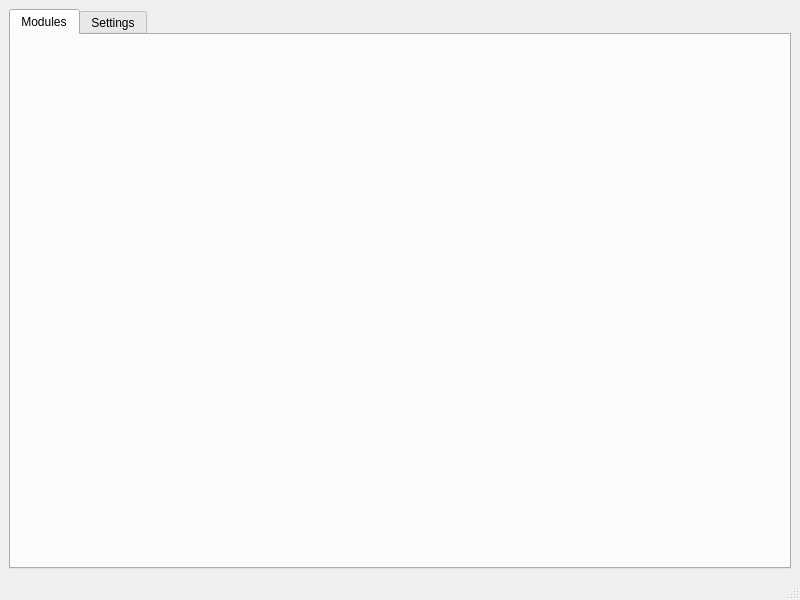
<?xml version="1.0" encoding="UTF-8"?>
<ui version="4.0">
 <class>MainWindow</class>
 <widget class="QMainWindow" name="MainWindow">
  <property name="geometry">
   <rect>
    <x>0</x>
    <y>0</y>
    <width>800</width>
    <height>600</height>
   </rect>
  </property>
  <property name="sizePolicy">
   <sizepolicy hsizetype="Preferred" vsizetype="Preferred">
    <horstretch>0</horstretch>
    <verstretch>0</verstretch>
   </sizepolicy>
  </property>
  <property name="windowTitle">
   <string>MainWindow</string>
  </property>
  <widget class="QWidget" name="centralwidget">
   <property name="sizePolicy">
    <sizepolicy hsizetype="Preferred" vsizetype="Preferred">
     <horstretch>0</horstretch>
     <verstretch>0</verstretch>
    </sizepolicy>
   </property>
   <layout class="QGridLayout" name="gridLayout">
    <property name="sizeConstraint">
     <enum>QLayout::SetMaximumSize</enum>
    </property>
    <item row="0" column="0">
     <widget class="QTabWidget" name="tabWidget">
      <property name="layoutDirection">
       <enum>Qt::LeftToRight</enum>
      </property>
      <property name="currentIndex">
       <number>0</number>
      </property>
      <widget class="QWidget" name="modules_tab">
       <attribute name="title">
        <string>Modules</string>
       </attribute>
       <layout class="QGridLayout" name="module_tab_layout">
        <property name="sizeConstraint">
         <enum>QLayout::SetMinimumSize</enum>
        </property>
       </layout>
      </widget>
      <widget class="QWidget" name="settings_tab">
       <attribute name="title">
        <string>Settings</string>
       </attribute>
       <layout class="QVBoxLayout" name="verticalLayout_4">
        <item>
         <widget class="QCheckBox" name="workforce">
          <property name="text">
           <string>Workforce</string>
          </property>
         </widget>
        </item>
       </layout>
      </widget>
     </widget>
    </item>
   </layout>
  </widget>
  <widget class="QMenuBar" name="menubar">
   <property name="geometry">
    <rect>
     <x>0</x>
     <y>0</y>
     <width>800</width>
     <height>22</height>
    </rect>
   </property>
  </widget>
  <widget class="QStatusBar" name="statusbar"/>
 </widget>
 <resources/>
 <connections/>
</ui>
